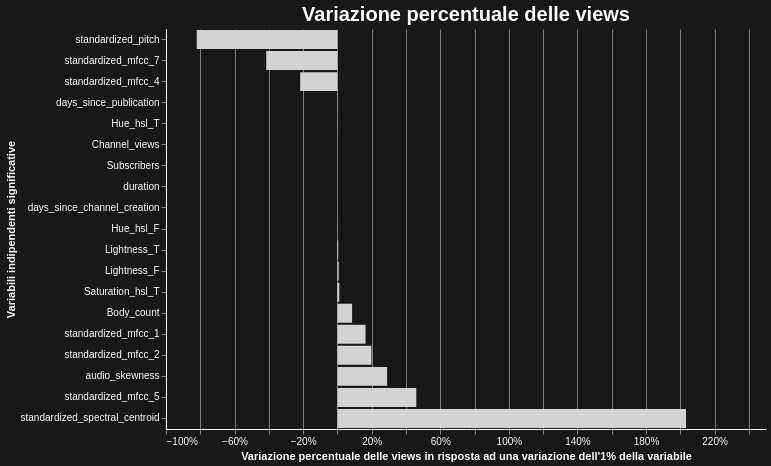

Vega-Lite specification for this chart:
### Vega-Lite specification from a JSON file in a GitHub repository (floating-point values rounded to 4 significant figures)
{"config": {"view": {"continuousWidth": 300, "continuousHeight": 300, "stroke": "transparent"}, "axis": {"domainColor": "white", "gridColor": "grey", "labelColor": "white", "titleColor": "white"}, "background": "#181818", "legend": {"labelColor": "white", "titleColor": "white"}}, "data": {"name": "data-c26835d289cb59f6332fe6ee3725f78c"}, "mark": {"type": "bar"}, "encoding": {"color": {"condition": {"param": "param_1", "value": "#1f77b4", "empty": false}, "value": "#d3d3d3"}, "tooltip": [{"field": "Variable", "type": "nominal"}, {"field": "Variation", "format": ".2%", "type": "quantitative"}], "x": {"axis": {"format": ".0%"}, "field": "Variation", "title": "Variazione percentuale delle views in risposta ad una variazione dell'1% della variabile", "type": "quantitative"}, "y": {"field": "Variable", "sort": {"field": "Variation", "order": "ascending"}, "title": "Variabili indipendenti significative", "type": "ordinal"}}, "height": 400, "params": [{"name": "param_1", "select": {"type": "point", "fields": ["Variable"]}, "bind": "legend"}, {"name": "param_2", "select": {"type": "interval", "encodings": ["x", "y"]}, "bind": "scales"}], "title": {"text": "Variazione percentuale delle views", "color": "white", "fontSize": 20}, "width": 600, "$schema": "https://vega.github.io/schema/vega-lite/v5.17.0.json", "datasets": {"data-c26835d289cb59f6332fe6ee3725f78c": [{"Variable": "standardized_pitch", "Dependent": "views", "Variation": -0.8207}, {"Variable": "standardized_mfcc_7", "Dependent": "views", "Variation": -0.4152}, {"Variable": "standardized_mfcc_4", "Dependent": "views", "Variation": -0.2174}, {"Variable": "days_since_publication", "Dependent": "views", "Variation": -0.0005946}, {"Variable": "Hue_hsl_T", "Dependent": "views", "Variation": -0.0004913}, {"Variable": "Channel_views", "Dependent": "views", "Variation": -3.765e-10}, {"Variable": "Subscribers", "Dependent": "views", "Variation": 2.18e-07}, {"Variable": "duration", "Dependent": "views", "Variation": 1.339e-05}, {"Variable": "days_since_channel_creation", "Dependent": "views", "Variation": 8.213e-05}, {"Variable": "Hue_hsl_F", "Dependent": "views", "Variation": 0.000415}, {"Variable": "Lightness_T", "Dependent": "views", "Variation": 0.004662}, {"Variable": "Lightness_F", "Dependent": "views", "Variation": 0.0072}, {"Variable": "Saturation_hsl_T", "Dependent": "views", "Variation": 0.01089}, {"Variable": "Body_count", "Dependent": "views", "Variation": 0.08542}, {"Variable": "standardized_mfcc_1", "Dependent": "views", "Variation": 0.1639}, {"Variable": "standardized_mfcc_2", "Dependent": "views", "Variation": 0.1984}, {"Variable": "audio_skewness", "Dependent": "views", "Variation": 0.2898}, {"Variable": "standardized_mfcc_5", "Dependent": "views", "Variation": 0.4599}, {"Variable": "standardized_spectral_centroid", "Dependent": "views", "Variation": 2.034}]}}
